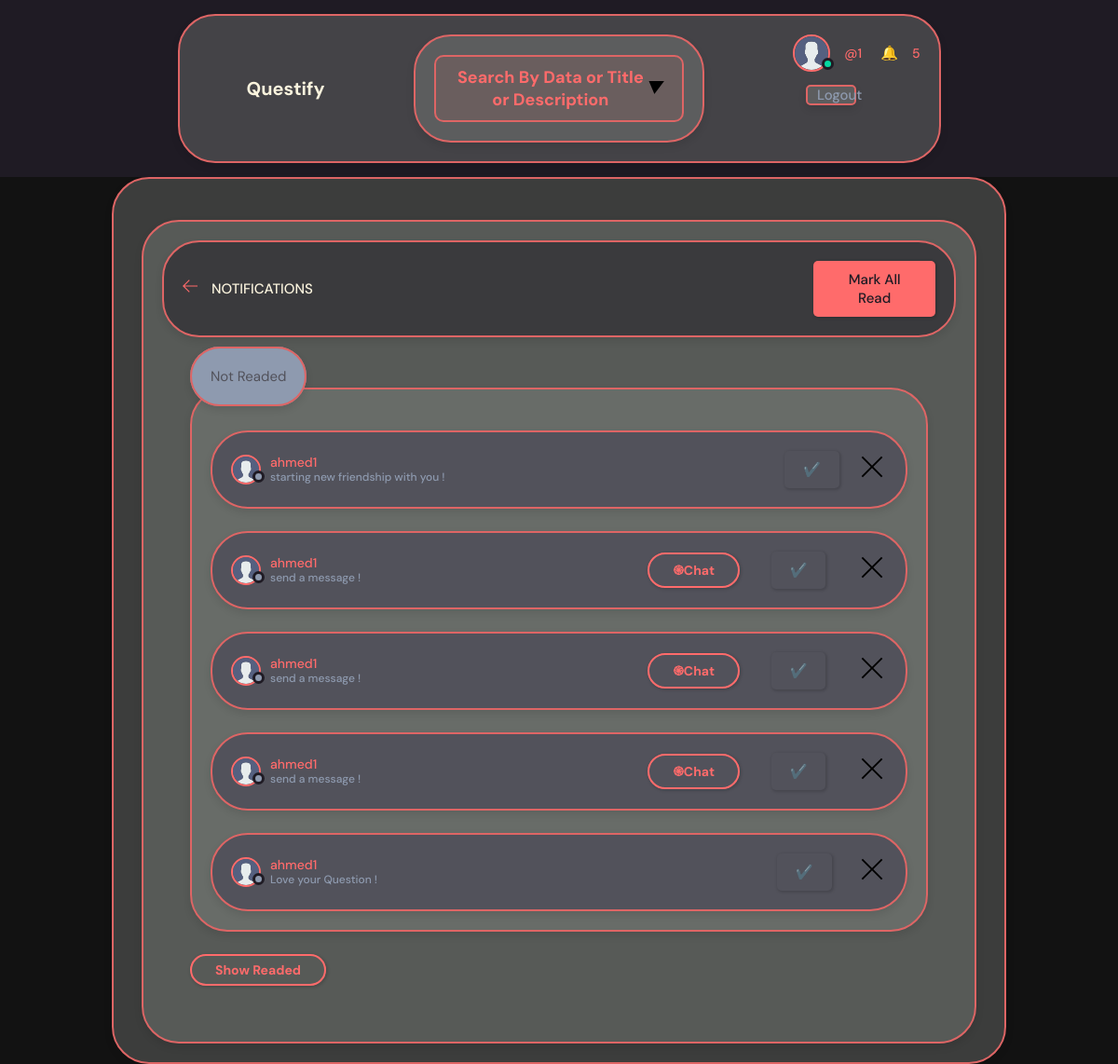
/notification/ (signed in), run on the app's committed database.
### accounts/models.py (models this page shows, shortened)
class Notification(models.Model):
    choices = [
            ('friend_accepted','friend_accepted'),
            ('friend_request','friend_request'),
            ('friend_message','friend_message'),
            ('group_joined','group_joined'),
            ('question_answered','question_answered'),
            ('question_liked','question_liked'),
            ('answer_liked','answer_liked'),
            ]
    from_user = models.ForeignKey(User , on_delete=models.CASCADE,related_name='from_user' )
    to_user   = models.ForeignKey(User , on_delete=models.CASCADE,related_name='to_user' )
    content   = models.CharField(choices=choices, max_length=50)
    is_read   = models.BooleanField(default=False)
    created_at = models.DateTimeField(auto_now_add=True)

### project/notification_context.py (the view)
# urls.py: path('notification/', mark_notifications_as_read, name='notification' ),
def mark_notifications_as_read(request):
    if request.user.is_authenticated:
        if request.method == 'POST':
            Notification.objects.filter(to_user=request.user, is_read=False).update(is_read=True)
        return render(request,'notifications.html')
    return render(request,'notifications.html')

### project/notification_context.py (called while the page is built)
def notification_view(request):
    if request.user.is_authenticated:
        notifications = Notification.objects.filter(to_user=request.user, is_read=True)
        not_read_notifications = Notification.objects.filter(to_user=request.user , is_read=False)
        count = not_read_notifications.count()
        return {'notification_count': count,"my_notifications": notifications,"not_read_notifications": not_read_notifications}
    else:
        count = 0
    return {'notification_count': count}

### project/time_context.py (called while the page is built)
def get_datetime_now(request):
    year = datetime.date.today().year
    return {'year_now': year}

### templates/notifications.html (shortened to what this page needs)
{% extends "base.html" %}
{% block body %}
<main style="max-width: 100%;" class="create-room layout">
    <div style="max-width: 100%;" class="container">
      <div class="container" style=" width: 100%;  border: 2px solid rgb(222, 101, 101);  border-radius: 40px; padding: 20px; background:rgba(137, 142, 137, 0.351);; color: var(--color-dark-light); box-shadow: 0px 4px 8px rgba(0, 0, 0, 0.1);">
      <div class="layout__boxTitle" style=" width: 100%;  border: 2px solid rgb(222, 101, 101);  border-radius: 40px; padding: 20px; background:var(--color-dark-medium);; color: var(--color-dark-light); box-shadow: 0px 4px 8px rgba(0, 0, 0, 0.1);">
          <div class="layout__boxTitle">
            <a href="{{request.META.HTTP_REFERER}}">
                <svg version="1.1" xmlns="http://www.w3.org/2000/svg" width="32" height="32"
                    viewBox="0 0 32 32">
                    <title>arrow-left</title>
                    <path
                        d="M13.723 2.286l-13.723 13.714 13.719 13.714 1.616-1.611-10.96-10.96h27.625v-2.286h-27.625l10.965-10.965-1.616-1.607z">
                    </path>
                </svg>
            </a>
            <h3>Notifications            </h3>
        </div>
          <form style="width: 100%;" action="{% url 'notification' %}" method="post">
              <button style="margin-left: 80%;" class="btn btn--main" type="submit">Mark All Read</button>
          </form>
        </div>
        <div class="topics-page layout__body">
          <span style=" width: 100%;  border: 2px solid rgb(222, 101, 101);  border-radius: 40px; padding: 20px; background:var(--color-gray); color: var(--color-dark-light); box-shadow: 0px 4px 8px rgba(0, 0, 0, 0.1);" >Not Readed </span>
          <div class="container" style=" width: 100%;  border: 2px solid rgb(222, 101, 101);  border-radius: 40px; padding: 20px; background:rgba(137, 142, 137, 0.351);; color: var(--color-dark-light); box-shadow: 0px 4px 8px rgba(0, 0, 0, 0.1);">
            {% for notification in not_read_notifications %}
            <br>
            <div class="container" style=" width: 100%;  border: 2px solid rgb(222, 101, 101);  border-radius: 40px; padding: 20px; background:var(--color-dark-light);color: var(--color-dark-light); box-shadow: 0px 4px 8px rgba(0, 0, 0, 0.1);">
              <div class="activities__boxHeader roomListRoom__header">
                <a href='{% url "accounts:profile" notification.from_user  %}' class="roomListRoom__author">
                  <div class="avatar avatar--small">
                    <img src="static/assets/avatar.svg" />
                  </div>
                {% if notification.content == 'friend_request' %}
                      <p>
                        {{notification.from_user}}
                        <span>want to be came friends</span>
                      </p>
                    </a>
                    <a href="{% url 'friend:accept_friend' notification.from_user %}" style="margin-left: 35%;" class="btn btn--pill">Accept</a>
                    <form style="margin-left: 1%;" action="{% url 'notification_read' notification.id %}" method="post">{% csrf_token %}<button  class="btn btn--dark-light" type="submit">✔️</button></form>
                    <a  style="margin-left: 1%;" href="{% url 'notification_button' notification.id %}"><svg version="1.1" xmlns="http://www.w3.org/2000/svg" width="32" height="32" viewBox="0 0 32 32"><title>remove</title><path  d="M27.314 6.019l-1.333-1.333-9.98 9.981-9.981-9.981-1.333 1.333 9.981 9.981-9.981 9.98 1.333 1.333 9.981-9.98 9.98 9.98 1.333-1.333-9.98-9.98 9.98-9.981z"></path></svg></a>
                  </div>
                </div>
                {% elif notification.content == 'friend_accepted' %}
                      <p>
                        {{notification.from_user}}
                        <span> starting new friendship with you ! </span>
                      </p>
                    </a>
                    <form style="margin-left: 50%;" action="{% url 'notification_read' notification.id %}" method="post">{% csrf_token %}<button  class="btn btn--dark-light" type="submit">✔️</button></form>
                    <a  style="margin-left: 1%;" href="{% url 'notification_button' notification.id %}"><svg version="1.1" xmlns="http://www.w3.org/2000/svg" width="32" height="32" viewBox="0 0 32 32"><title>remove</title><path  d="M27.314 6.019l-1.333-1.333-9.98 9.981-9.981-9.981-1.333 1.333 9.981 9.981-9.981 9.98 1.333 1.333 9.981-9.98 9.98 9.98 1.333-1.333-9.98-9.98 9.98-9.981z"></path></svg></a>
                  </div>
                </div>
                {% elif notification.content == 'friend_message' %}
                      <p>
                        {{notification.from_user}} <span> send a message ! </span>
                      </p>
                    </a>
                    <a style="margin-left: 40%;" href="{% url 'friend:chat' notification.from_user %}" class="btn btn--main btn--pill" > ֍Chat</a>
                    <form style="margin-left: 1%;" action="{% url 'notification_read' notification.id %}" method="post">{% csrf_token %}<button  class="btn btn--dark-light" type="submit">✔️</button></form>
                    <a  style="margin-left: 1%;" href="{% url 'notification_button' notification.id %}"><svg version="1.1" xmlns="http://www.w3.org/2000/svg" width="32" height="32" viewBox="0 0 32 32"><title>remove</title><path  d="M27.314 6.019l-1.333-1.333-9.98 9.981-9.981-9.981-1.333 1.333 9.981 9.981-9.981 9.98 1.333 1.333 9.981-9.98 9.98 9.98 1.333-1.333-9.98-9.98 9.98-9.981z"></path></svg></a>
                  </div>
                </div>
                {% elif notification.content == 'question_liked' %}
                      <p>
                        {{notification.from_user}}
                        <span>Love your Question  !</span>
                      </p>
                    </a>
                    <form style="margin-left: 58%;" action="{% url 'notification_read' notification.id %}" method="post">{% csrf_token %}<button  class="btn btn--dark-light" type="submit">✔️</button></form>
                    <a  style="margin-left: 1%;" href="{% url 'notification_button' notification.id %}"><svg version="1.1" xmlns="http://www.w3.org/2000/svg" width="32" height="32" viewBox="0 0 32 32"><title>remove</title><path  d="M27.314 6.019l-1.333-1.333-9.98 9.981-9.981-9.981-1.333 1.333 9.981 9.981-9.981 9.98 1.333 1.333 9.981-9.98 9.98 9.98 1.333-1.333-9.98-9.98 9.98-9.981z"></path></svg></a>
                  </div>
                </div>
                {% endif %}
                {% endfor %}
              </div>
              <br>
<button id="toggleButton" style="margin-bottom: 10px;" class="btn btn--pill" onclick="toggleNotReaded()">Show Readed </button>
        </div>
      </div>
    </div>
  </main>
{% endblock body %}

### templates/base.html (shortened to what this page needs)
{% load static %}
<!DOCTYPE html>
<html lang="en">
<head>
  <link rel="stylesheet" href="{% static 'styles/style.css' %}" />
</head>
<body>
  <header class="header header--loggedIn">
    <div class="container" style="width: 70%; border: 2px solid rgb(222, 101, 101); border-radius: 40px; padding: 20px; background: rgba(137, 142, 137, 0.35); color: var(--color-dark-light); box-shadow: 0px 4px 8px rgba(0, 0, 0, 0.1);">
      <a href="/" class="header__logo">
        <img src="{% static 'assets/logo.svg' %}" alt="Questify Logo" />
        <h1>Questify</h1>
      </a>
      {% if request.user.is_authenticated %}
      <div class="container1" style="width: 100%; border: 2px solid rgb(222, 101, 101); border-radius: 40px; padding: 20px; background: rgba(137, 142, 137, 0.35); color: var(--color-dark-light); box-shadow: 0px 4px 8px rgba(0, 0, 0, 0.1); transition: transform 0.3s ease; text-align: center;">
        <button id="toggleButton3" style="background: rgba(222, 101, 101, 0.1); border: 2px solid rgb(222, 101, 101); cursor: pointer; font-size: 1.2em; padding: 10px 20px; border-radius: 10px; display: inline-flex; align-items: center; transition: background-color 0.3s ease, box-shadow 0.3s ease;">
          <span style="flex-grow: 1; color: var(--color-main); font-weight: bold;">Search By Data or Title or Description</span>
          <i id="toggleIcon" style="font-size: 1em; transition: transform 0.3s ease;">&#9660;</i>
        </button>
      </div>
      {% endif %}
      <nav class="header__menu">
        {% if request.user.is_authenticated %}
        <div class="header__user">
          <a href="{% url 'accounts:profile' request.user.username %}">
            <div class="avatar avatar--medium active">
              <img src="{% static 'assets/avatar.svg' %}" alt="User Avatar" />
            </div>
            <p>{{ request.user.first_name }} <span>@{{ request.user.username }}</span></p>
          </a>
          <div class="notification-container">
            <a href="/notification/">🔔
              {% if notification_count > 0 %}
              <span style="color: ff6b6b;">{{ notification_count }}</span>
              {% else %}
              <span style="color: ff6b6b;">0</span>
              {% endif %}
            </a>
          </div>
        </div>
        <div class="container" style="width: 40%; border: 2px solid rgb(222, 101, 101); border-radius: 5px;  ; margin:10%;background: rgba(137, 142, 137, 0.35); color: var(--color-dark-light); box-shadow: 0px 4px 8px rgba(0, 0, 0, 0.1);">
        <a href="{% url 'accounts:logout' %}">
          <p>Logout</p>
        </a>
      </div>
        {% else %}
        <a href="{% url 'accounts:login' %}">
          <img src="{% static 'assets/avatar.svg' %}" alt="Default Avatar" />
          <p>Account</p>
        </a>
        {% endif %}
      </nav>
    </div>
  </header>
</body>
<div class="container" style="width: 80%; border: 2px solid rgb(222, 101, 101); border-radius: 40px; padding: 20px; background: rgba(137, 142, 137, 0.35); color: var(--color-dark-light); box-shadow: 0px 4px 8px rgba(0, 0, 0, 0.1);">
{% block body %}
{% endblock body %}
</div>
</html>

### static/styles/style.css (style rules this page uses)
:root { --color-main: #ff6b6b; --color-main-light: #ffe66d; --color-dark: #1f1b24; --color-dark-medium: #3a3a3d; --color-dark-light: #52525b; --color-light: #faf3dd; --color-gray: #8e9aaf; --color-light-gray: #c9c9c9; --color-bg: #121212; --color-success: #06d6a0; --color-error: #ef476f; }
* { font-family: "DM Sans", -apple-system, BlinkMacSystemFont, "Segoe UI", Roboto, Oxygen, Ubuntu, Cantarell, "Open Sans", "Helvetica Neue", sans-serif; margin: 0; padding: 0; box-sizing: border-box; text-rendering: optimizeLegibility; font-size: inherit; }
html { font-size: 56.25%; }
@media only screen and (min-width: 1200px) { html { font-size: 62.5%; } }
body { line-height: 1.6; font-weight: 400; font-size: 1.5rem; color: var(--color-light-gray); background-color: var(--color-bg); min-height: 100vh; }
img { width: 100%; }
a { display: inline-block; color: var(--color-main); text-decoration: none; }
.container { max-width: 1200rem; width: 100%; margin: 0 auto; padding: 0rem 1rem; }
.btn { background-color: transparent; border: none; display: inline-flex; align-items: center; gap: 1rem; cursor: pointer; transition: all ease-in-out 0.3s; padding: 1rem 2rem; border-radius: 5px; box-shadow: 1px 1px 3px 1px rgba(0, 0, 0, 0.15); font-weight: 500; }
.btn--main { background-color: var(--color-main); color: var(--color-dark); }
.btn--pill { border-radius: 10rem; font-size: 1.4rem; font-weight: 700; padding: 6px 2.5rem; color: var(--color-main); background: transparent; border: 2px solid var(--color-main); }
.avatar { position: relative; display: inline-block; border-radius: 50%; border: 2px solid var(--color-main); }
.avatar img { display: block; border-radius: 50%; object-fit: cover; object-position: center; }
.avatar::after { content: ""; display: block; position: absolute; background-color: var(--color-gray); z-index: 111; border-radius: 50%; border: 0.3rem solid var(--color-dark); }
.avatar.active::after { background-color: var(--color-success); }
.avatar.avatar--small img { width: 2.8rem; height: 2.8rem; }
.avatar.avatar--small:after { width: 0.7rem; height: 0.7rem; bottom: 0px; right: -6px; }
.avatar.avatar--medium img { width: 3.6rem; height: 3.6rem; border-radius: 50%; }
.avatar.avatar--medium:after { width: 0.7rem; height: 0.7rem; bottom: 0px; right: -6px; }
.header { padding: 1.5rem; background-color: var(--color-dark); }
.header > .container { display: flex; gap: 9.5rem; }
.header__logo, .header__user { display: flex; gap: 2rem; align-items: center; }
.header__logo > img { height: 3.2rem; width: 3.2rem; }
.header__logo > h1 { font-weight: 700; font-size: 2rem; color: var(--color-light); }
.header__menu { margin-left: auto; position: relative; }
.header__menu a { display: flex; gap: 1.5rem; align-items: center; font-weight: 500; text-decoration: none; color: var(--color-gray); }
.header__menu img { height: 3.6rem; }
.header__menu p { line-height: 1.2; }
.header__menu span { color: var(--color-main); font-weight: 500; font-size: 1.4rem; display: block; }
.layout { margin-top: 2.4rem; }
.layout > .container { display: flex; justify-content: space-between; align-items: flex-start; }
.layout__boxTitle { display: flex; gap: 1.5rem; align-items: center; }
.layout__boxTitle h3 { text-transform: uppercase; font-weight: 500; color: var(--color-light); }
.layout__boxTitle svg { width: 1.6rem; height: 1.6rem; fill: var(--color-main); }
.layout__body { margin: 3rem; }
.roomListRoom__header { display: flex; justify-content: space-between; align-items: center; }
.roomListRoom__author { font-weight: 500; display: flex; align-items: center; gap: 1rem; }
.activities__boxHeader p { font-size: 1.4rem; line-height: 1.3; }
.activities__boxHeader p span { color: var(--color-gray); font-size: 1.2rem; display: block; }
.notification-container { position: relative; }
* { margin: 0; padding: 0; box-sizing: border-box; }
#toggleButton3 { background: rgba(222, 101, 101, 0.1); border: 2px solid rgb(222, 101, 101); cursor: pointer; font-size: 1.2em; padding: 10px 20px; border-radius: 10px; display: flex; align-items: center; transition: background-color 0.3s ease, box-shadow 0.3s ease; }
#toggleButton3 span { flex-grow: 1; color: var(--color-main); font-weight: bold; }
#toggleIcon { font-size: 1.5em; transition: transform 0.3s ease; }

### data on the page
Notification: from_user "ahmed1"
Notification: from_user "ahmed1"
Notification: from_user "ahmed1"
Notification: from_user "ahmed1"
Notification: from_user "ahmed1"

### other printed values
{{ request.user.username }} "1"
{{ notification_count }} "5"
